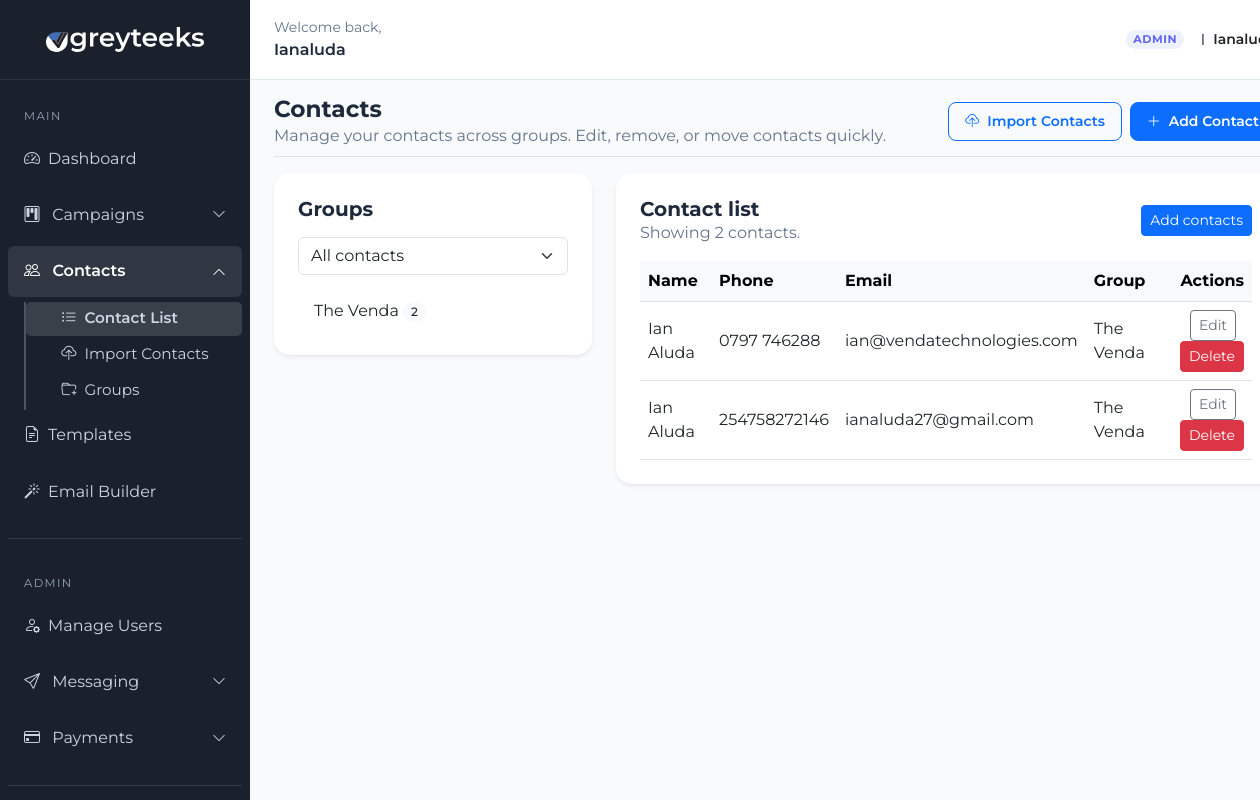
Screenshot of /contacts/ (signed in) with the database file from the repository.
### contacts_app/models.py (models this page shows, shortened)
class Group(models.Model):
    user = models.ForeignKey(User, on_delete=models.CASCADE, related_name='user_groups')
    name = models.CharField(max_length=100)
    description = models.TextField(blank=True)
    created_at = models.DateTimeField(auto_now_add=True)

class Contact(models.Model):
    group = models.ForeignKey(Group, on_delete=models.CASCADE, related_name='contacts')
    phone_number = models.CharField(max_length=20)
    email = models.EmailField(blank=True)
    name = models.CharField(max_length=100, blank=True)
    created_at = models.DateTimeField(auto_now_add=True)

### contacts_app/views.py (the view, shortened to what this page needs)
# urls.py: path('contacts/', contact_list, name='contact_list'),
@login_required
def contact_list(request):
    groups = Group.objects.filter(user=request.user).order_by('-created_at')
    group_id = request.GET.get('group')
    contacts = Contact.objects.filter(group__user=request.user).order_by('-created_at')
    selected_group = None
    if group_id:
        selected_group = groups.filter(id=group_id).first()
        if selected_group:
            contacts = contacts.filter(group=selected_group)
    return render(request, 'contacts/contact_list.html', {
        'groups': groups,
        'contacts': contacts,
        'selected_group': selected_group,
    })

### templates/contacts/contact_list.html (shortened to what this page needs)
{% extends "campaigns/dashboard.html" %}
{% block content %}
<div class="d-flex justify-content-between align-items-center pb-2 mb-3 border-bottom mt-3">
    <div>
        <h2 class="fw-bold m-0">Contacts</h2>
        <p class="text-muted mb-0">Manage your contacts across groups. Edit, remove, or move contacts quickly.</p>
    </div>
    <div class="d-flex gap-2">
        <a href="{% url 'upload_contacts' %}" class="btn btn-sm btn-outline-primary px-3 py-2 rounded-3 fw-semibold">
            <i class="bi bi-cloud-upload me-1"></i> Import Contacts
        </a>
        <button class="btn btn-sm btn-primary px-3 py-2 rounded-3 fw-semibold" type="button" onclick="document.getElementById('addContactPanel').classList.toggle('d-none')">
            <i class="bi bi-plus-lg me-1"></i> Add Contact
        </button>
    </div>
</div>
<div class="row g-4">
    <div class="col-lg-4">
        <div class="card border-0 shadow-sm p-4 rounded-4">
            <h5 class="fw-bold mb-3">Groups</h5>
            <form method="get" class="mb-3">
                <select class="form-select" name="group" onchange="this.form.submit()">
                    <option value="">All contacts</option>
                </select>
            </form>
            <div class="list-group list-group-flush">
                {% for group in groups %}
                    <a href="?group={{ group.id }}" class="list-group-item list-group-item-action{% if selected_group and selected_group.id == group.id %} active{% endif %}">
                        {{ group.name }}
                        <span class="badge bg-light text-dark rounded-pill ms-auto">{{ group.contacts.count }}</span>
                    </a>
                {% empty %}
                    <div class="text-muted">No groups yet. Create one to organize contacts.</div>
                {% endfor %}
            </div>
        </div>
    </div>
    <div class="col-lg-8">
        <div class="card border-0 shadow-sm p-4 rounded-4">
            <div class="d-flex justify-content-between align-items-center mb-3">
                <div>
                    <h5 class="fw-bold mb-0">Contact list</h5>
                    <p class="text-muted mb-0">Showing {{ contacts.count }} contact{% if contacts.count != 1 %}s{% endif %}.</p>
                </div>
                <a href="{% url 'upload_contacts' %}" class="btn btn-sm btn-primary">Add contacts</a>
            </div>
            <div class="table-responsive">
                <table class="table table-hover align-middle mb-0">
                    <thead class="table-light">
                        <tr>
                            <th>Name</th>
                            <th>Phone</th>
                            <th>Email</th>
                            <th>Group</th>
                            <th class="text-end">Actions</th>
                        </tr>
                    </thead>
                    <tbody>
                        {% for contact in contacts %}
                            <tr>
                                <td>{{ contact.name|default:'—' }}</td>
                                <td>{{ contact.phone_number }}</td>
                                <td>{{ contact.email|default:'—' }}</td>
                                <td>{{ contact.group.name }}</td>
                                <td class="text-end">
                                    <a href="{% url 'edit_contact' contact.id %}" class="btn btn-sm btn-outline-secondary me-2">Edit</a>
                                    <a href="{% url 'delete_contact' contact.id %}" class="btn btn-sm btn-danger">Delete</a>
                                </td>
                            </tr>
                        {% endfor %}
                    </tbody>
                </table>
            </div>
        </div>
    </div>
</div>
{% endblock %}

### templates/campaigns/dashboard.html (shortened to what this page needs)
{% load static %}
<!DOCTYPE html>
<html lang="en">
<head>
    <link href="https://cdn.jsdelivr.net/npm/bootstrap@5.3.0/dist/css/bootstrap.min.css" rel="stylesheet">
    <link rel="stylesheet" href="https://cdn.jsdelivr.net/npm/bootstrap-icons@1.11.3/font/bootstrap-icons.min.css">
    <link rel="stylesheet" href="{% static 'css/dashboard.css' %}">
</head>
<body>
<div class="container-fluid">
    <div class="row">
                    {% include 'includes/sidebar.html' %}
        <main class="col-md-10 p-0">
            <div class="dashboard-top-bar d-flex justify-content-between align-items-center px-4 py-0 bg-white border-bottom">
                <div>
                    <div class="text-muted small">Welcome back,</div>
                    <div class="fs-6 fw-semibold">{{ user.first_name|default:user.username|title }}</div>
                </div>
                <div class="d-flex align-items-center gap-3">
                    {% if user.is_staff %}
                    <span class="badge rounded-pill" style="background:#eef2ff;color:#6366f1;font-size:0.7rem;font-weight:700;letter-spacing:0.05em;">ADMIN</span>
                    {% endif %}
                    <div class="d-flex align-items-center gap-2">
                        <span class="user-avatar">{{ user.username|first|upper }}</span>
                        <span class="fw-semibold text-dark small">{{ user.username|title }}</span>
                    </div>
                </div>
            </div>
            <div class="dashboard-content">
                {% block content %}{% endblock %}
            </div>
        </main>
    </div>
</div>
</body>
</html>

### static/css/dashboard.css (style rules this page uses)
body { background-color: #f8fafc; font-family: 'Montserrat', sans-serif; color: #1e293b; }
main { margin-left: 250px; width: calc(100% - 250px); }
.dashboard-content { padding-left: 1.5rem; padding-right: 1.5rem; }
.dashboard-top-bar { min-height: 80px; background: #ffffff; border-bottom: 1px solid #e2e8f0 !important; box-shadow: 0 1px 2px 0 rgba(0, 0, 0, 0.02); }
h1, h2, h3, h4, h5, h6 { font-family: 'Montserrat', sans-serif; font-weight: 600; color: #1e293b; }
h2 { font-size: 1.45rem; }
.text-muted { color: #64748b !important; }
.badge { font-weight: 500; }

### rows the page displays
Group: name "The Venda", contacts.count "2"
Contact: name "Ian Aluda", phone_number "0797 746288", email "ian@vendatechnologies.com", group.name "The Venda"
Contact: name "Ian Aluda", phone_number "254758272146", email "ianaluda27@gmail.com", group.name "The Venda"

### other values shown
{{ user.first_name|default:user.username|title }} "Ianaluda"
{{ user.username|first|upper }} "I"
{{ contacts.count }} "2"
